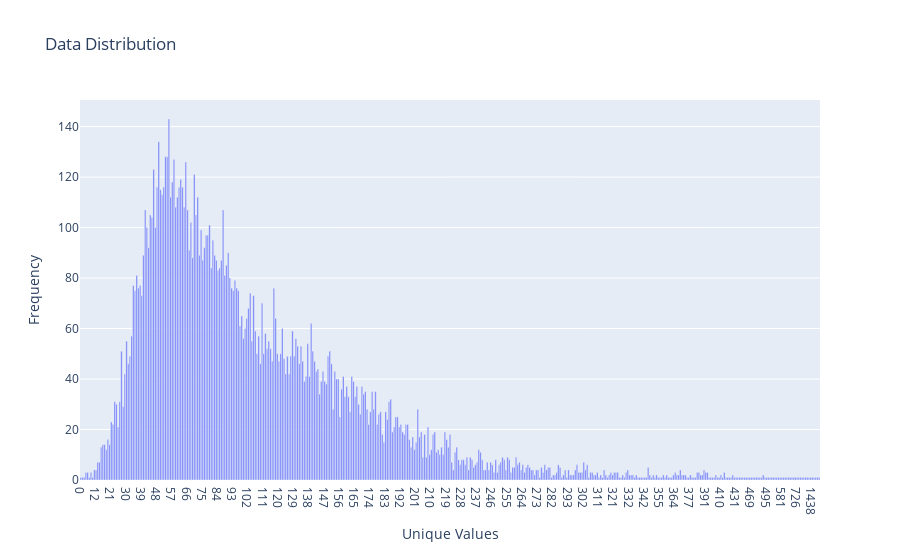

Write notebook code for a chart like this one.
### Code cell
plot_data_distribution(y)

### Figure 1 — Plotly figure (JSON) as saved in the notebook; plotly's stock layout.template omitted (floating-point values rounded to 4 significant figures; data arrays with more than 128 entries replaced by an {"elided": "..."} marker saying what was removed)
{"data": [{"type": "bar", "x": {"elided": "437 int values"}, "y": {"elided": "437 int values"}}], "layout": {"title": {"text": "Data Distribution"}, "xaxis": {"title": {"text": "Unique Values"}, "type": "category"}, "yaxis": {"title": {"text": "Frequency"}}}}
